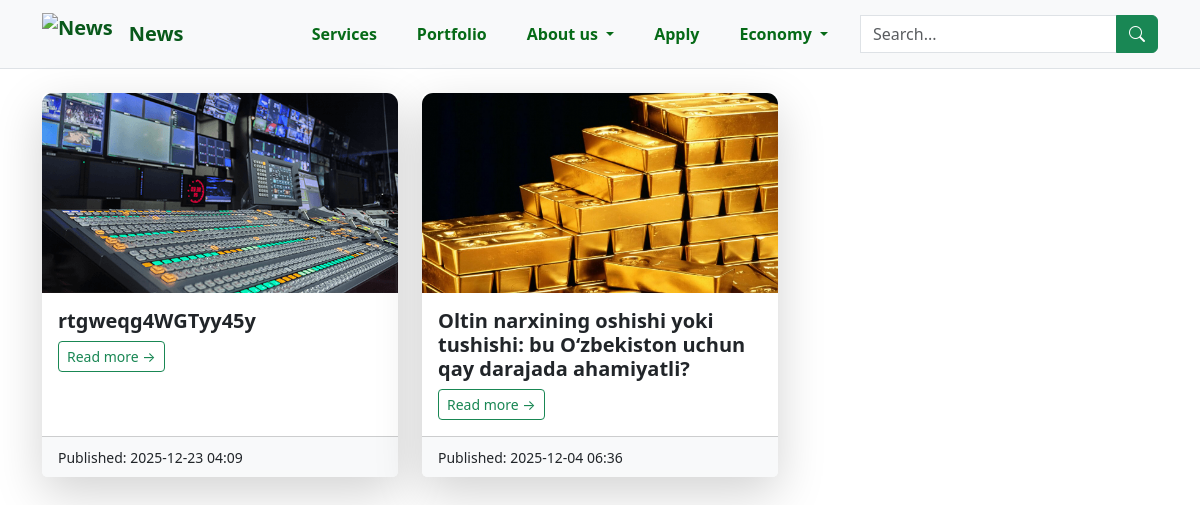
/blog/?category=7, run on the app's committed database.
### blog/models.py (models this page shows, shortened)
class Category(models.Model):
    name = models.CharField(max_length=100, unique=True)

class Blog(models.Model):
    title = models.CharField(max_length=200)
    image = models.ImageField(upload_to="", blank=True, null=True)
    images = models.ManyToManyField(BlogImage, related_name="gallery")
    description = RichTextField()
    create_at = models.DateTimeField(auto_now_add=True)
    update_at = models.DateTimeField(default=datetime.now)
    category = models.ForeignKey(Category,
        on_delete=models.SET_NULL,
        null=True,
        blank=True,
        related_name="blogs"
    )
    author = models.ForeignKey(
        'Author',
        on_delete=models.SET_NULL,
        null=True,
        blank=True,
        related_name="blogs"
    )
    class Meta:
        ordering = ['-create_at']

### blog/views.py (the view)
# urls.py: path('blog/', views.blog, name='blog'),
def blog(request):
    query = request.GET.get('q', '')
    category_id = request.GET.get('category')
    blogs = Blog.objects.all().order_by('-create_at')
    if category_id:
        blogs = blogs.filter(category_id=category_id)
    if query:
        blogs = blogs.filter(
            Q(title__icontains=query) | Q(description__icontains=query)
        )
    paginator = Paginator(blogs, 9)
    page_number = request.GET.get('page', 1)
    page_obj = paginator.get_page(page_number)
    categories = Category.objects.all()
    active_category_name = None
    if category_id:
        try:
            active_category_name = Category.objects.get(id=category_id).name
        except Category.DoesNotExist:
            pass
    return render(request, 'all_blog.html', {
        'blog': page_obj,
        'query': query,
        'categories': categories,
        'active_category': int(category_id) if category_id else None,
        'active_category_name': active_category_name,
    })

### templates/all_blog.html (shortened to what this page needs)
<!DOCTYPE html>
<html lang="en">
<head>
  <link href="https://cdn.jsdelivr.net/npm/bootstrap@5.3.3/dist/css/bootstrap.min.css" rel="stylesheet">
  <link rel="stylesheet" href="https://cdn.jsdelivr.net/npm/bootstrap-icons@1.11.3/font/bootstrap-icons.css">
</head>
<body>
<nav class="navbar navbar-expand-lg navbar-light bg-light border-bottom">
  <div class="container">
    <a class="navbar-brand d-flex align-items-center" href="{% url 'blog' %}">
      <img src="https://cdn.vectorstock.com/i/1000v/45/91/news-and-facts-reporting-logo-composed-using-vector-27444591.jpg"
           alt="News" height="42" class="me-3">
      <strong>News</strong>
    </a>
    <div class="collapse navbar-collapse justify-content-end" id="navMenu">
    <ul class="navbar-nav fw-bold d-flex align-items-center gap-4">
        <li class="nav-item">
            <a class="nav-link" href="{% url 'services' %}">Services</a>
        </li>
        <li class="nav-item">
            <a class="nav-link" href="{% url 'portfolio' %}">Portfolio</a>
        </li>
        <li class="nav-item dropdown">
          <a class="nav-link dropdown-toggle" href="#" data-bs-toggle="dropdown">
            About us
          </a>
        <li class="nav-item">
            <a class="nav-link" href="{% url 'apply' %}">Apply</a>
        </li>
        </li>
        <li class="nav-item dropdown">
          <a class="nav-link dropdown-toggle" href="#" data-bs-toggle="dropdown">
            {% if active_category_name %}
              {{ active_category_name }}
            {% else %}
              Categories
            {% endif %}
          </a>
        </li>
      </ul>
      <form class="d-flex ms-4" method="GET" action="">
        <div class="input-group stylish-search">
          <input type="search" class="form-control" placeholder="Search..." name="q" value="{{ query }}">
          <button class="btn btn-success" type="submit">
            <i class="bi bi-search"></i>
          </button>
        </div>
      </form>
    </div>
  </div>
</nav>
<div class="container mt-4">
  <div class="row">
    {% for b in blog %}
      <div class="col-sm-6 col-md-4 mb-4">
        <div class="card shadow-lg border-0 h-100">
          {% if b.image %}
            <img src="{{ b.image.url }}" class="card-img-top news-img">
          {% else %}
            <img src="https://via.placeholder.com/600x400?text=No+Image" class="card-img-top news-img">
          {% endif %}
          <div class="card-body">
            <h5 class="card-title fw-bold">{{ b.title }}</h5>
            <a href="{% url 'news_detail' b.pk %}" class="btn btn-outline-success btn-sm">
              Read more →
            </a>
          </div>
          <div class="card-footer bg-light">
            <small class="text-dark">
              Published: {{ b.create_at|date:"Y-m-d H:i" }}
            </small>
          </div>
        </div>
      </div>
    {% empty %}
      <p class="text-muted">Hech narsa topilmadi.</p>
    {% endfor %}
  </div>
</div>
</body>
</html>

### templates/all_blog.html (style rules this page uses)
.news-img { height: 200px; object-fit: cover; border-top-left-radius: 0.7rem; border-top-right-radius: 0.7rem; }
.stylish-search { transition: 0.25s; border-radius: 12px; }
.stylish-search .form-control { border-radius: 0 12px 12px 0; box-shadow: none !important; }
.navbar-nav .nav-link { color: #066a17 !important; }
.navbar-brand { color: #09591b !important; font-weight: bold; }

### data on the page
Category: name "Economy"
Blog: image (picture), title "rtgweqg4WGTyy45y", create_at "2025-12-23 04:09"
Blog: image (picture), title "Oltin narxining oshishi yoki tushishi: bu O‘zbekiston uchun qay darajada ahamiyatli?", create_at "2025-12-04 06:36"
